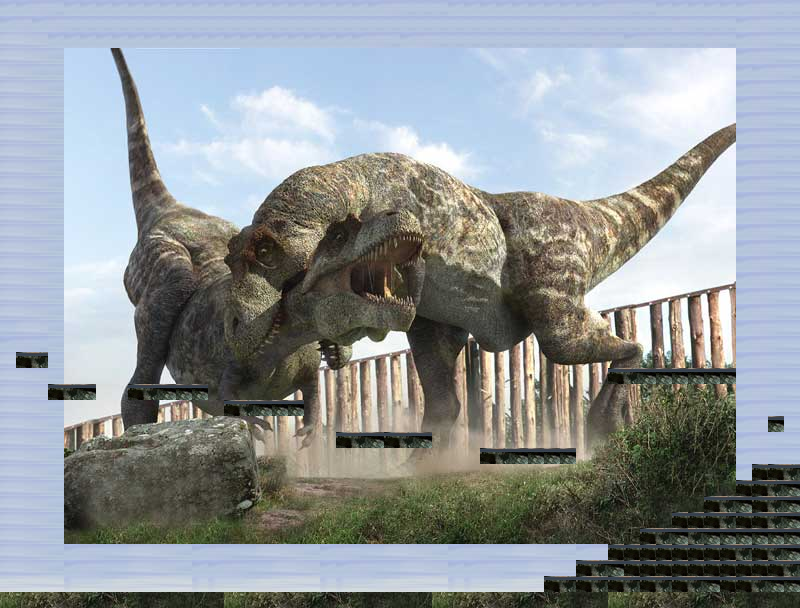

Tiled map render using the project's own tile images. Description and the map definition, with tile-layer contents summarised, below:
An orthogonal 50x38 tile map with 16x16 px tiles, 3 tile layers (collision, diamonds, tiles), 4 tilesets.

<map version="1.0" orientation="orthogonal" width="50" height="38" tilewidth="16" tileheight="16">
 <tileset firstgid="1" name="collision" tilewidth="16" tileheight="16">
  <image source="collision.png" width="80" height="32" />
 </tileset>
 <tileset firstgid="11" name="background2" tilewidth="16" tileheight="16">
  <image source="background2.jpeg" width="680" height="510" />
 </tileset>
 <tileset firstgid="1313" name="sky_texture_1" tilewidth="16" tileheight="16">
  <image source="sky_texture_1.png" width="400" height="300" />
 </tileset>
 <tileset firstgid="1763" name="rock_sample" tilewidth="16" tileheight="16">
  <image source="rock_sample.png" width="414" height="702" />
 </tileset>
 <layer name="collision" width="50" height="38">
  <data>[1900 cells, 224 non-empty, 1 distinct tile ids]</data>
 </layer>
 <layer name="diamonds" width="50" height="38">
  <data>[1900 cells, 5 non-empty, 1 distinct tile ids]</data>
 </layer>
 <layer name="tiles" width="50" height="38">
  <data>[1900 cells, 1900 non-empty, 1279 distinct tile ids]</data>
 </layer>
</map>
